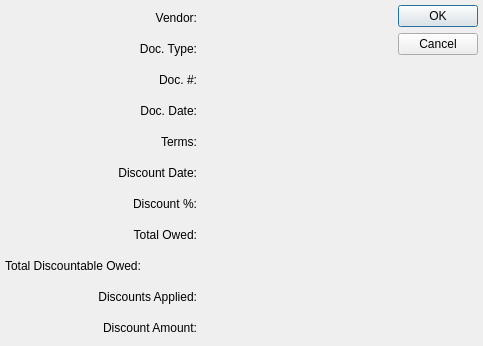
<?xml version="1.0" encoding="UTF-8"?>
<ui version="4.0">
 <comment>This file is part of the xTuple ERP: PostBooks Edition, a free and
open source Enterprise Resource Planning software suite,
Copyright (c) 1999-2019 by OpenMFG LLC, d/b/a xTuple.
It is licensed to you under the Common Public Attribution License
version 1.0, the full text of which (including xTuple-specific Exhibits)
is available at www.xtuple.com/CPAL.  By using this software, you agree
to be bound by its terms.</comment>
 <class>applyDiscount</class>
 <widget class="QDialog" name="applyDiscount">
  <property name="geometry">
   <rect>
    <x>0</x>
    <y>0</y>
    <width>483</width>
    <height>346</height>
   </rect>
  </property>
  <property name="windowTitle">
   <string>Apply A/P Discount</string>
  </property>
  <layout class="QGridLayout" name="gridLayout">
   <item row="0" column="0">
    <widget class="QLabel" name="_vendLit">
     <property name="text">
      <string>Vendor:</string>
     </property>
     <property name="alignment">
      <set>Qt::AlignRight|Qt::AlignTrailing|Qt::AlignVCenter</set>
     </property>
     <property name="buddy">
      <cstring>_vend</cstring>
     </property>
    </widget>
   </item>
   <item row="0" column="1">
    <widget class="QLabel" name="_vend">
     <property name="text">
      <string/>
     </property>
    </widget>
   </item>
   <item row="0" column="2" rowspan="11">
    <widget class="QDialogButtonBox" name="_buttonBox">
     <property name="orientation">
      <enum>Qt::Vertical</enum>
     </property>
     <property name="standardButtons">
      <set>QDialogButtonBox::Cancel|QDialogButtonBox::Ok</set>
     </property>
    </widget>
   </item>
   <item row="1" column="0">
    <widget class="QLabel" name="_doctypeLit">
     <property name="text">
      <string>Doc. Type:</string>
     </property>
     <property name="alignment">
      <set>Qt::AlignRight|Qt::AlignTrailing|Qt::AlignVCenter</set>
     </property>
     <property name="buddy">
      <cstring>_doctype</cstring>
     </property>
    </widget>
   </item>
   <item row="1" column="1">
    <widget class="QLabel" name="_doctype">
     <property name="text">
      <string/>
     </property>
    </widget>
   </item>
   <item row="2" column="0">
    <widget class="QLabel" name="_docnumLit">
     <property name="text">
      <string>Doc. #:</string>
     </property>
     <property name="alignment">
      <set>Qt::AlignRight|Qt::AlignTrailing|Qt::AlignVCenter</set>
     </property>
    </widget>
   </item>
   <item row="2" column="1">
    <widget class="QLabel" name="_docnum">
     <property name="text">
      <string/>
     </property>
    </widget>
   </item>
   <item row="3" column="0">
    <widget class="QLabel" name="_docdateLit">
     <property name="text">
      <string>Doc. Date:</string>
     </property>
     <property name="alignment">
      <set>Qt::AlignRight|Qt::AlignTrailing|Qt::AlignVCenter</set>
     </property>
     <property name="buddy">
      <cstring>_docdate</cstring>
     </property>
    </widget>
   </item>
   <item row="3" column="1">
    <widget class="DLineEdit" name="_docdate">
     <property name="enabled">
      <bool>false</bool>
     </property>
    </widget>
   </item>
   <item row="4" column="0">
    <widget class="QLabel" name="_termsLit">
     <property name="text">
      <string>Terms:</string>
     </property>
     <property name="alignment">
      <set>Qt::AlignRight|Qt::AlignTrailing|Qt::AlignVCenter</set>
     </property>
    </widget>
   </item>
   <item row="4" column="1">
    <widget class="QLabel" name="_terms">
     <property name="text">
      <string/>
     </property>
    </widget>
   </item>
   <item row="5" column="0">
    <widget class="QLabel" name="_discdateLit">
     <property name="text">
      <string>Discount Date:</string>
     </property>
     <property name="alignment">
      <set>Qt::AlignRight|Qt::AlignTrailing|Qt::AlignVCenter</set>
     </property>
     <property name="buddy">
      <cstring>_discdate</cstring>
     </property>
    </widget>
   </item>
   <item row="5" column="1">
    <widget class="DLineEdit" name="_discdate">
     <property name="enabled">
      <bool>false</bool>
     </property>
    </widget>
   </item>
   <item row="6" column="0">
    <widget class="QLabel" name="_discprcntLit">
     <property name="text">
      <string>Discount %:</string>
     </property>
     <property name="alignment">
      <set>Qt::AlignRight|Qt::AlignTrailing|Qt::AlignVCenter</set>
     </property>
    </widget>
   </item>
   <item row="6" column="1">
    <widget class="XLabel" name="_discprcnt">
     <property name="text">
      <string/>
     </property>
    </widget>
   </item>
   <item row="7" column="0">
    <widget class="QLabel" name="_owedLit">
     <property name="text">
      <string>Total Owed:</string>
     </property>
     <property name="alignment">
      <set>Qt::AlignRight|Qt::AlignTrailing|Qt::AlignVCenter</set>
     </property>
    </widget>
   </item>
   <item row="7" column="1">
    <widget class="CurrDisplay" name="_owed"/>
   </item>
   <item row="8" column="0">
    <widget class="QLabel" name="_discountableOwedLit">
     <property name="text">
      <string>Total Discountable Owed:</string>
     </property>
    </widget>
   </item>
   <item row="8" column="1">
    <widget class="CurrDisplay" name="_discountableOwed"/>
   </item>
   <item row="9" column="0">
    <widget class="QLabel" name="_applieddiscountsLit">
     <property name="text">
      <string>Discounts Applied:</string>
     </property>
     <property name="alignment">
      <set>Qt::AlignRight|Qt::AlignTrailing|Qt::AlignVCenter</set>
     </property>
    </widget>
   </item>
   <item row="9" column="1">
    <widget class="CurrDisplay" name="_applieddiscounts"/>
   </item>
   <item row="10" column="0">
    <widget class="QLabel" name="_targetAmountLit">
     <property name="text">
      <string>Discount Amount:</string>
     </property>
     <property name="alignment">
      <set>Qt::AlignRight|Qt::AlignTrailing|Qt::AlignVCenter</set>
     </property>
     <property name="buddy">
      <cstring>_amount</cstring>
     </property>
    </widget>
   </item>
   <item row="10" column="1">
    <widget class="CurrCluster" name="_amount">
     <property name="currencyEditable" stdset="0">
      <bool>false</bool>
     </property>
    </widget>
   </item>
  </layout>
 </widget>
 <layoutdefault spacing="5" margin="5"/>
 <customwidgets>
  <customwidget>
   <class>CurrCluster</class>
   <extends>CurrDisplay</extends>
   <header>currcluster.h</header>
   <container>1</container>
  </customwidget>
  <customwidget>
   <class>CurrDisplay</class>
   <extends>QWidget</extends>
   <header>currcluster.h</header>
  </customwidget>
  <customwidget>
   <class>DLineEdit</class>
   <extends>QWidget</extends>
   <header>datecluster.h</header>
   <container>1</container>
  </customwidget>
  <customwidget>
   <class>XLabel</class>
   <extends>QLabel</extends>
   <header>xlabel.h</header>
  </customwidget>
 </customwidgets>
 <tabstops>
  <tabstop>_amount</tabstop>
 </tabstops>
 <includes>
  <include location="global">parameter.h</include>
 </includes>
 <resources/>
 <connections>
  <connection>
   <sender>_amount</sender>
   <signal>idChanged(int)</signal>
   <receiver>_owed</receiver>
   <slot>setId(int)</slot>
   <hints>
    <hint type="sourcelabel">
     <x>170</x>
     <y>329</y>
    </hint>
    <hint type="destinationlabel">
     <x>170</x>
     <y>273</y>
    </hint>
   </hints>
  </connection>
  <connection>
   <sender>_amount</sender>
   <signal>effectiveChanged(QDate)</signal>
   <receiver>_owed</receiver>
   <slot>setEffective(QDate)</slot>
   <hints>
    <hint type="sourcelabel">
     <x>170</x>
     <y>329</y>
    </hint>
    <hint type="destinationlabel">
     <x>170</x>
     <y>273</y>
    </hint>
   </hints>
  </connection>
  <connection>
   <sender>_amount</sender>
   <signal>idChanged(int)</signal>
   <receiver>_applieddiscounts</receiver>
   <slot>setId(int)</slot>
   <hints>
    <hint type="sourcelabel">
     <x>170</x>
     <y>329</y>
    </hint>
    <hint type="destinationlabel">
     <x>170</x>
     <y>301</y>
    </hint>
   </hints>
  </connection>
  <connection>
   <sender>_amount</sender>
   <signal>effectiveChanged(QDate)</signal>
   <receiver>_applieddiscounts</receiver>
   <slot>setEffective(QDate)</slot>
   <hints>
    <hint type="sourcelabel">
     <x>170</x>
     <y>329</y>
    </hint>
    <hint type="destinationlabel">
     <x>170</x>
     <y>301</y>
    </hint>
   </hints>
  </connection>
 </connections>
</ui>
